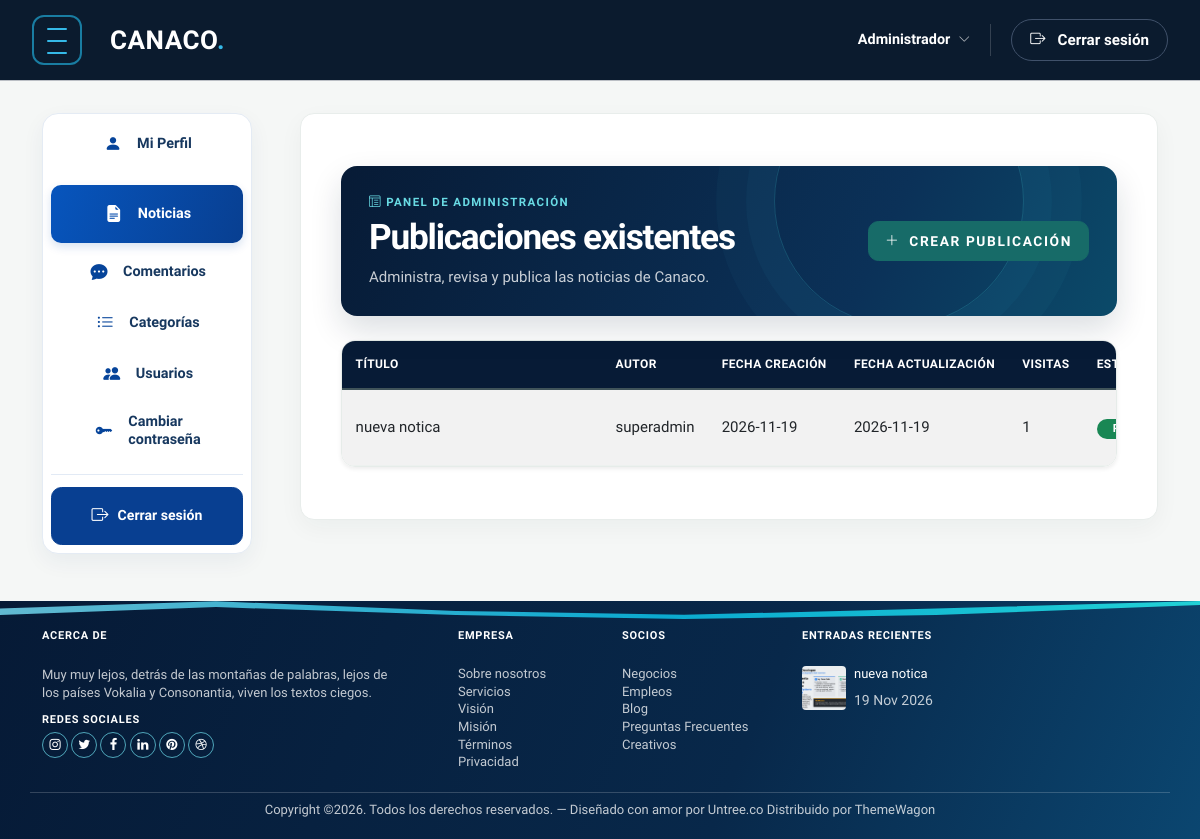
/crud_noticias/ (signed in), run on the app's committed database.
### home/models.py (models this page shows, shortened)
class Publicacion(models.Model):
    ESTADO_BORRADOR = 'borrador'
    ESTADO_PUBLICADO = 'publicado'
    ESTADOS = [
        (ESTADO_BORRADOR, 'Borrador'),
        (ESTADO_PUBLICADO, 'Publicado'),
    ]
    titulo = models.CharField(max_length=180)
    resumen = models.TextField()
    contenido = models.TextField()
    categoria = models.ForeignKey(Categoria, on_delete=models.SET_NULL, null=True, blank=True)
    autor = models.ForeignKey(User, on_delete=models.SET_NULL, null=True, blank=True)
    imagen_portada = models.ForeignKey(
        Archivo,
        on_delete=models.SET_NULL,
        null=True,
        blank=True,
        related_name='portadas'
    )
    estado = models.CharField(max_length=20, choices=ESTADOS, default=ESTADO_BORRADOR)
    visitas = models.PositiveIntegerField(default=0)
    createdat = models.DateTimeField(auto_now_add=True)
    updatedat = models.DateTimeField(auto_now=True)
    class Meta:
        managed = True
        db_table = 'publicacion'
        verbose_name_plural = 'Publicaciones'

class Archivo(models.Model):
    nombre = models.CharField(max_length=255)
    nombre_temporal = models.CharField(max_length=255)
    ruta = models.FileField(upload_to='uploads/')
    tipo = models.CharField(max_length=100, blank=True)
    tamano = models.PositiveIntegerField(default=0)
    fk_user = models.ForeignKey(User, on_delete=models.SET_NULL, null=True, blank=True)
    createdat = models.DateTimeField(auto_now_add=True)
    class Meta:
        managed = True
        db_table = 'archivo'
        verbose_name_plural = 'Archivos'
    @property
    def display_url(self):
        ruta = str(self.ruta)
        if ruta.startswith(('images/', 'css/', 'js/', 'fonts/', 'uploads/profile-default')):
            return f'/static/{ruta}'
        return self.ruta.url

### home/views.py (the view)
# urls.py: path("crud_noticias/", views.crud_noticias, name="crud_noticias"),
@operador_required
def crud_noticias(request):
    publicaciones = Publicacion.objects.select_related('categoria', 'autor').order_by('-createdat')
    return render(request, 'home/crud_noticias.html', {'publicaciones': publicaciones})

### home/context_processors.py (called while the page is built)
def global_categorias(request):
    return {
        'global_categorias': Categoria.objects.all().order_by('nombre'),
        'global_recientes': Publicacion.objects.filter(estado=Publicacion.ESTADO_PUBLICADO).order_by('-createdat')[:3]
    }

### home/views.py (called while the page is built)
def es_operador(user):
    return user.is_authenticated and user.is_staff and user.is_active

def operador_required(function=None):
    actual_decorator = user_passes_test(
        lambda u: es_operador(u),
        login_url='home:login'
    )
    if function:
        return actual_decorator(function)
    return actual_decorator

### home/templates/home/crud_noticias.html (shortened to what this page needs)
{% extends 'partials/sidebar_base.html' %}
{% load static %}
{% block content %}
<div class="container py-4 crud-news-page">
    <header class="crud-news-header">
        <div>
            <p class="crud-news-eyebrow"><i class="bi bi-layout-text-window-reverse" aria-hidden="true"></i> Panel de administración</p>
            <h1>Publicaciones existentes</h1>
            <p>Administra, revisa y publica las noticias de Canaco.</p>
        </div>
        <a href="{% url 'home:crear_publicacion' %}" class="btn btn-primary crud-news-create">
            <i class="bi bi-plus-lg me-1" aria-hidden="true"></i> Crear publicación
        </a>
    </header>
    <div class="table-responsive shadow-sm crud-news-table"
         role="region"
         aria-label="Tabla de publicaciones"
         tabindex="0">
        <table class="table table-striped table-hover align-middle mb-0">
            <thead class="table-primary">
                <tr>
                    <th scope="col">Título</th>
                    <th scope="col">Autor</th>
                    <th scope="col">Fecha creación</th>
                    <th scope="col">Fecha actualización</th>
                    <th scope="col">Visitas</th>
                    <th scope="col">Estado</th>
                </tr>
            </thead>
            <tbody>
                {% for noticia in publicaciones %}
                <tr>
                    <td>{{ noticia.titulo }}</td>
                    <td>{% if noticia.autor %}{{ noticia.autor.username }}{% else %}-{% endif %}</td>
                    <td>{{ noticia.createdat|date:"Y-m-d" }}</td>
                    <td>{{ noticia.updatedat|date:"Y-m-d" }}</td>
                    <td>{{ noticia.visitas }}</td>
                    <td>
                        {% if noticia.estado == 'publicado' %}
                        <span class="badge bg-success rounded-pill px-3">Publicado</span>
                        {% else %}
                        <span class="badge bg-warning text-dark rounded-pill px-3">Borrador</span>
                        {% endif %}
                    </td>
                </tr>
                {% empty %}
                <tr><td colspan="10" class="text-center py-4">No hay publicaciones.</td></tr>
                {% endfor %}
            </tbody>
        </table>
    </div>
</div>
{% endblock content %}

### home/templates/partials/footer.html (shortened to what this page needs)
{% load static %}
<footer class="site-footer">
    <div class="container">
        <div class="row">
            <div class="col-lg-4">
                <div class="widget">
                    <h3 class="mb-4">Acerca de</h3>
                    <p>Muy muy lejos, detrás de las montañas de palabras, lejos de los países Vokalia y Consonantia, viven los textos ciegos.</p>
                </div>
                <div class="widget">
                    <h3>Redes Sociales</h3>
                    <ul class="list-unstyled social">
                        <li><a href="#"><span class="icon-instagram"></span></a></li>
                        <li><a href="#"><span class="icon-twitter"></span></a></li>
                        <li><a href="#"><span class="icon-facebook"></span></a></li>
                        <li><a href="#"><span class="icon-linkedin"></span></a></li>
                        <li><a href="#"><span class="icon-pinterest"></span></a></li>
                        <li><a href="#"><span class="icon-dribbble"></span></a></li>
                    </ul>
                </div>
            </div>
            <div class="col-lg-4 ps-lg-5">
                <div class="row g-2">
                    <div class="col-6">
                        <div class="widget">
                            <h3 class="mb-4">Empresa</h3>
                            <ul class="list-unstyled links">
                                <li><a href="#">Sobre nosotros</a></li>
                                <li><a href="#">Servicios</a></li>
                                <li><a href="#">Visión</a></li>
                                <li><a href="#">Misión</a></li>
                                <li><a href="#">Términos</a></li>
                                <li><a href="#">Privacidad</a></li>
                            </ul>
                        </div>
                    </div>
                    <div class="col-6">
                        <div class="widget">
                            <h3 class="mb-4">Socios</h3>
                            <ul class="list-unstyled links">
                                <li><a href="#">Negocios</a></li>
                                <li><a href="#">Empleos</a></li>
                                <li><a href="#">Blog</a></li>
                                <li><a href="#">Preguntas Frecuentes</a></li>
                                <li><a href="#">Creativos</a></li>
                            </ul>
                        </div>
                    </div>
                </div>
            </div>
            <div class="col-lg-4">
                <div class="widget">
                    <h3 class="mb-4">Entradas Recientes</h3>
                    <div class="post-entry-footer">
                        <ul>
                            {% for noticia in global_recientes %}
                            <li>
                                <a href="{% url 'home:noticia_detalle' noticia.id %}">
                                    {% if noticia.imagen_portada %}
                                        <img src="{{ noticia.imagen_portada.display_url }}" alt="{{ noticia.titulo }}" class="me-2 rounded" style="width: 44px; height: 44px; object-fit: cover;">
                                    {% else %}
                                        <img src="{% static 'images/img_1_sq.jpg' %}" alt="{{ noticia.titulo }}" class="me-2 rounded" style="width: 44px; height: 44px; object-fit: cover;">
                                    {% endif %}
                                    <div class="text">
                                        <h4>{{ noticia.titulo }}</h4>
                                        <div class="post-meta">
                                            <span class="mr-2">{{ noticia.createdat|date:"d M Y" }}</span>
                                        </div>
                                    </div>
                                </a>
                            </li>
                            {% empty %}
                            <li><span class="text-white-50">No hay noticias recientes.</span></li>
                            {% endfor %}
                        </ul>
                    </div>
                </div>
            </div>
        </div>
        <div class="row mt-5">
            <div class="col-12 text-center">
                <p>Copyright &copy;. Todos los derechos reservados. &mdash; Diseñado con amor por <a href="https://untree.co">Untree.co</a> Distribuido por <a href="https://themewagon.com">ThemeWagon</a>
                </p>
            </div>
        </div>
    </div>
</footer>

### home/templates/partials/sidebar_base.html (style rules this page uses)
:root { --primary-blue: #176b68; --hover-blue: #115653; --light-blue: #e7f2ef; --ink: #19333a; --muted: #718187; --surface: #f5f7f6; --bs-orange: #176b68; --bs-warning: #176b68; --bs-warning-rgb: 23, 107, 104; }
body { color: var(--ink); background: var(--surface); }
.btn, .form-control, .form-select { border-radius: .65rem !important; }
.site-footer { background: linear-gradient(112deg, #061a36 0%, #08284a 62%, #0b4670 100%) !important; }
.bg-primary, .btn-primary { background-color: var(--primary-blue) !important; border-color: var(--primary-blue) !important; color: #ffffff !important; }
a { color: var(--primary-blue); }
.posts-entry-title, h1, h2, h3, h4 { color: var(--ink) !important; }
.site-footer a, .site-footer p, .site-footer span, .site-footer .text-white-50 { color: rgba(255, 255, 255, .76) !important; }
.site-footer h3 { color: #ffffff !important; }

### data on the page
Publicacion: titulo "nueva notica", autor.username "superadmin", createdat "2026-11-19", updatedat "2026-11-19", visitas "1", imagen_portada.display_url (picture), createdat "19 Nov 2026"
